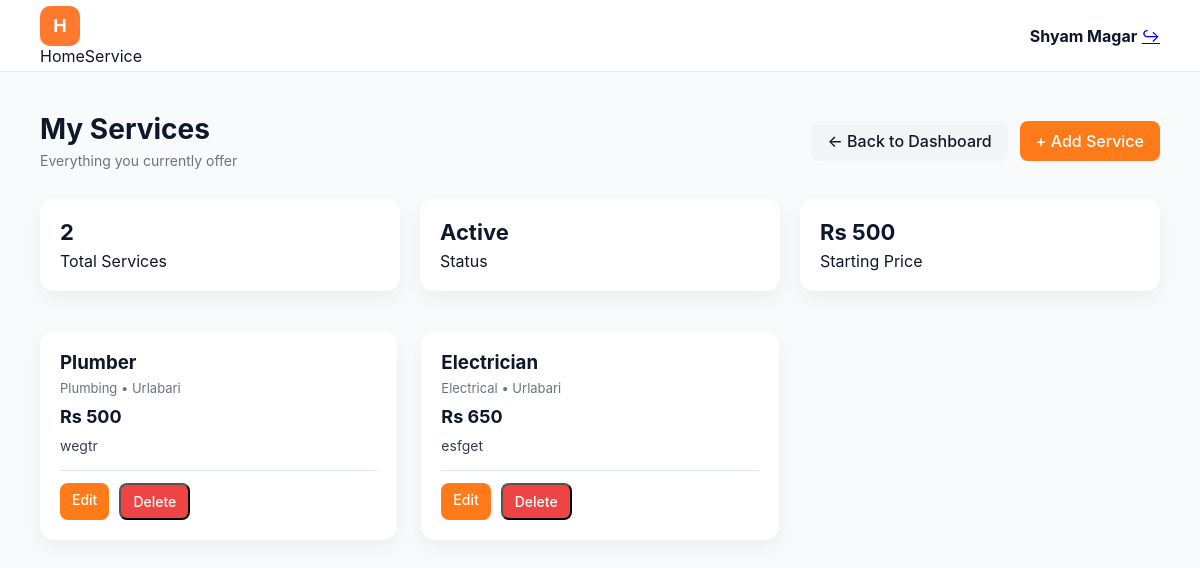
The app's page /booking/provider/services/ (signed in) with its own data.
### booking/models.py (models this page shows, shortened)
class Service(models.Model):
    provider = models.ForeignKey(
        Profile,
        on_delete=models.CASCADE,
        related_name="services"
    )
    name = models.CharField(max_length=100)
    description = models.TextField()
    category = models.CharField(
        max_length=50,
        choices=CATEGORY_CHOICES
    )
    price = models.DecimalField(
        max_digits=10,
        decimal_places=2,
        default=0.00
    )
    location = models.CharField(
        max_length=255,
        null=True,
        blank=True
    )
    is_active = models.BooleanField(default=True)
    created_at = models.DateTimeField(auto_now_add=True)

### booking/views.py (the view)
# urls.py: path("provider/services/", views.provider_services, name="provider_services"),
@login_required
def provider_services(request):
    services = Service.objects.filter(
        provider=request.user.profile
    )
    return render(request, "booking/provider_services.html", {
        "services": services
    })

### booking/templates/booking/provider_services.html (shortened to what this page needs)
{% load static %}
<!DOCTYPE html>
<html lang="en">
<head>
    <link rel="stylesheet" href="{% static 'account/css/dashboard.css' %}">
    <link rel="stylesheet" href="{% static 'booking/css/provider_services.css' %}">
</head>
<body>
<header class="navbar">
    <div class="logo">
        <div class="logo-box">H</div>
        <span>HomeService</span>
    </div>
    <div class="user-info">
        <strong>{{ request.user.first_name }}</strong>
        <a href="{% url 'logout' %}" class="logout">↪</a>
    </div>
</header>
<main class="container">
    <div class="services-header">
        <div>
            <h1>My Services</h1>
            <p class="subtitle">Everything you currently offer</p>
        </div>
        <div class="header-actions">
            <a href="{% url 'provider_dashboard' %}" class="btn secondary">
                ← Back to Dashboard
            </a>
            <a href="{% url 'add_service' %}" class="btn primary">
                + Add Service
            </a>
        </div>
    </div>
    <section class="stats-row">
        <div class="stat-card">
            <h3>{{ services|length }}</h3>
            <span>Total Services</span>
        </div>
        <div class="stat-card">
            <h3>Active</h3>
            <span>Status</span>
        </div>
        <div class="stat-card">
            <h3>
                Rs {% if services %}{{ services.first.price|floatformat:0 }}{% else %}0{% endif %}
            </h3>
            <span>Starting Price</span>
        </div>
    </section>
    <div class="services-grid">
        {% for service in services %}
            <div class="service-card">
                <h3>{{ service.name }}</h3>
                <p class="meta">
                    {{ service.category|title }} • {{ service.location }}
                </p>
                <p class="price">Rs {{ service.price|floatformat:0 }}</p>
                <p class="description">
                    {{ service.description|truncatechars:80 }}
                </p>
                <div class="card-actions">
                    <a href="{% url 'edit_service' service.id %}" class="btn small primary">
                        Edit
                    </a>
                    <button
                        class="btn small danger"
                        onclick="openDeleteModal('{% url 'delete_service' service.id %}')">
                        Delete
                    </button>
                </div>
            </div>
        {% endfor %}
    </div>
</main>
</body>
</html>

### account/static/account/css/dashboard.css (style rules this page uses)
* { margin: 0; padding: 0; box-sizing: border-box; font-family: 'Inter', sans-serif; }
body { background: #f8fafc; color: #0f172a; }
.navbar { height: 72px; padding: 0 40px; background: #fff; border-bottom: 1px solid #e6ebf2; display: flex; align-items: center; justify-content: space-between; }
.logo-box { width: 40px; height: 40px; background: #ff7a2f; color: #fff; font-weight: 700; font-size: 18px; border-radius: 10px; display: flex; align-items: center; justify-content: center; }
.container { padding: 40px; }
h1 { font-size: 32px; font-weight: 700; }
.subtitle { color: #64748b; margin-top: 6px; }
.card-actions { display: flex; gap: 12px; padding-top: 12px; border-top: 1px solid #e2e8f0; }

### booking/static/booking/css/provider_services.css (style rules this page uses)
.services-header { display: flex; justify-content: space-between; align-items: center; margin-bottom: 30px; }
.services-header h1 { font-size: 28px; margin-bottom: 4px; }
.subtitle { color: #6b7280; font-size: 14px; }
.header-actions { display: flex; gap: 12px; }
.btn { padding: 10px 16px; border-radius: 8px; font-weight: 500; text-decoration: none; display: inline-block; }
.btn.primary { background: #ff7a18; color: white; }
.btn.secondary { background: #f3f4f6; color: #111827; }
.btn.small { padding: 8px 12px; font-size: 14px; }
.btn.danger { background: #ef4444; color: white; }
.stats-row { display: grid; grid-template-columns: repeat(auto-fit, minmax(200px, 1fr)); gap: 20px; margin-bottom: 40px; }
.stat-card { background: white; padding: 20px; border-radius: 14px; box-shadow: 0 8px 20px rgba(0,0,0,0.05); }
.stat-card h3 { font-size: 22px; margin-bottom: 6px; }
.services-grid { display: grid; grid-template-columns: repeat(auto-fill, minmax(280px, 1fr)); gap: 24px; }
.service-card { background: white; border-radius: 14px; padding: 20px; box-shadow: 0 8px 20px rgba(0,0,0,0.05); transition: transform 0.2s ease; }
.service-card h3 { margin-bottom: 6px; }
.meta { color: #6b7280; font-size: 13px; }
.price { font-size: 18px; font-weight: 700; margin: 10px 0; }
.description { font-size: 14px; color: #374151; margin-bottom: 16px; }
.card-actions { display: flex; gap: 10px; }

### records on screen
Service: first.price "500", name "Plumber", category "Plumbing", location "Urlabari", price "500", description "wegtr"
Service: name "Electrician", category "Electrical", location "Urlabari", price "650", description "esfget"

### other values on screen
{{ request.user.first_name }} "Shyam Magar"
{{ services|length }} "2"
